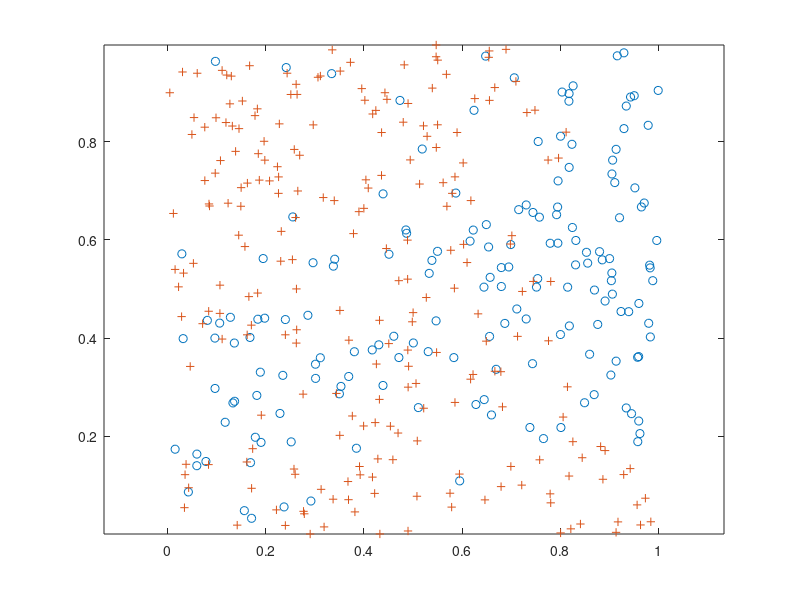
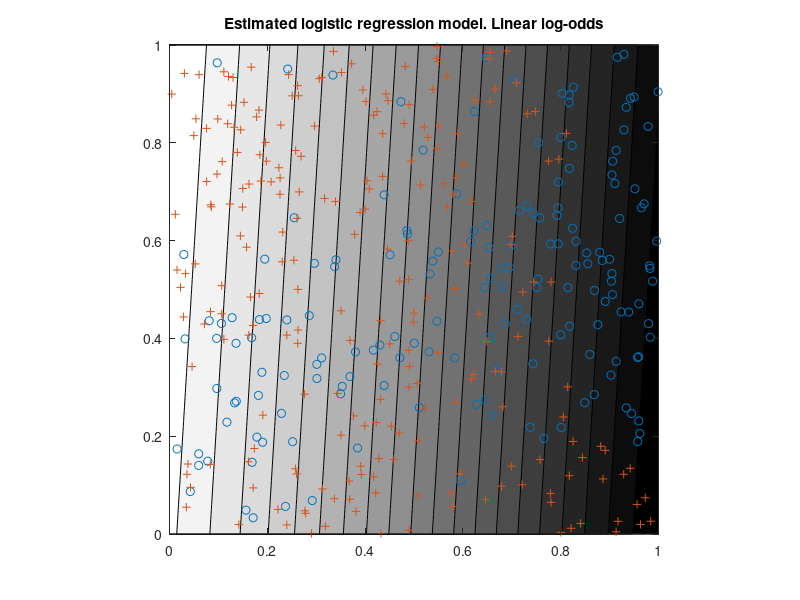
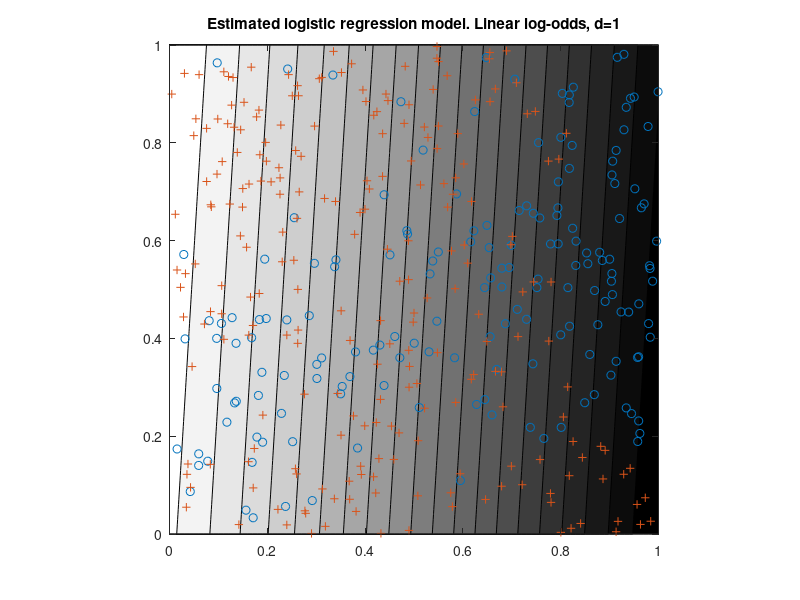
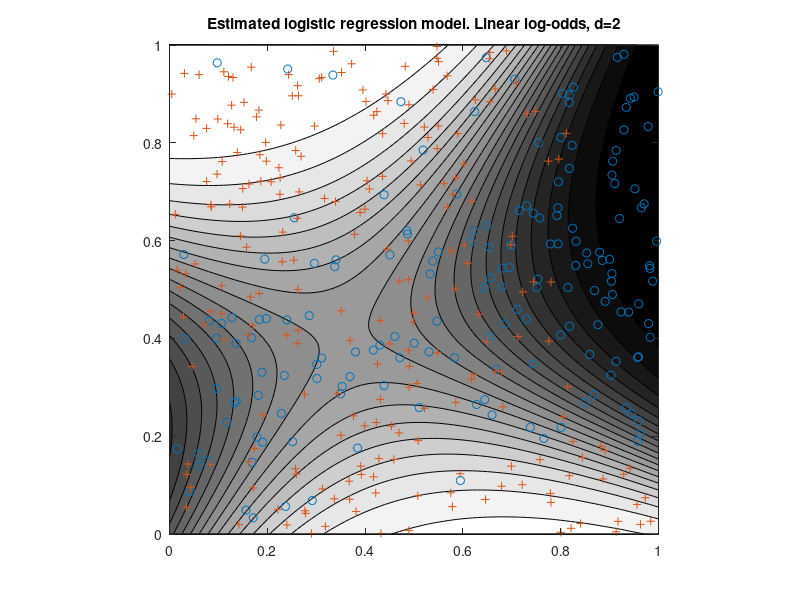

MATLAB code to generate these figures, in order: (Note: this script raises an error after producing the figures.)
function P1clasif;

clear all; close all; format compact

%%%%%%%%%%%%%%%%%%%%%%%%%%%%%%%
%% PART 1: SYNTHETIC DATA %%%%%
%%%%%%%%%%%%%%%%%%%%%%%%%%%%%%%

%%%%%%%%%%%%%%%%%%%%%%%%%%%%%%%%%%%%%%%%%%%%%%%%%%%%%%%%%%%%%%%%%%%%%%%%%%%
%% 0: Generation of synthetic data
%%%%%%%%%%%%%%%%%%%%%%%%%%%%%%%%%%%%%%%%%%%%%%%%%%%%%%%%%%%%%%%%%%%%%%%%%%%

%%% Configurable parameters
N  = 400;            % Size of the training set (same for validation and test)
d  = 3;              % Maximum degree of the polynomial terms
% v  = 4*[0.1 1 -3 4 -4 8 -4 -2 2 -4]';   % Coefficients of the true model
% x  = rand(3*N,2);            % Observations
% 
% xx = polyprod(x,d);
% xe = [ones(3*N,1) xx];
% p  = 1./(1+exp(-xe*v));      %
% y  = rand(3*N,1)>1-p;        % Binary labels
% 
% xTrain = x(1:N,:);        yTrain = y(1:N);
% xVal   = x(N+1:2*N,:);    yVal   = y(N+1:2*N);
% xTest  = x(2*N+1:3*N,:);  yTest  = y(2*N+1:3*N);
% 
% save datosP1 xTrain xVal xTest yTrain yVal yTest

load datosP1

%%%%%%%%%%%%%%%%%%%%%%%%%%%%%%%%%%%%%%%%%%%%%%%%%%%%%%%%%%%%%%%%%%%%%%%%%%%
%% 1.1: Logistic Regression: A linear 2D case
%%%%%%%%%%%%%%%%%%%%%%%%%%%%%%%%%%%%%%%%%%%%%%%%%%%%%%%%%%%%%%%%%%%%%%%%%%%

disp('1. LOGISTIC REGRESSION. LINEAR CLASSIFIER.')

%%%%%%%%%%%%%%%%%%%%%%%%%%%%%%%%%%%%%%%%%%%%%%%%%%%
%%% 1.1.1. Visualize observations over the 2D plane
figure;
plot(xTrain(~yTrain,1),xTrain(~yTrain,2),'o', xTrain( yTrain,1),xTrain( yTrain,2),'+');
axis equal

%print([ 'figura1' ],  '-depsc2'  ) ;

%%%%%%%%%%%%%%%%%%%%
%%% 1.1.2. Model fit
w  = glmfit(xTrain,yTrain,'binomial');

%%%%%%%%%%%%%%%%%%%%%%%%%%%%
%%% 1.1.3. Graphical results
xGrid = 0:0.01:1;
[x1,x2] = meshgrid(xGrid);

figure;
q = 1./(1+exp(-w(1)-w(2)*x1-w(3)*x2));
contourf(x1,x2,q,20); colormap gray; hold on      % Gray-level map of the fitted model
title('Estimated logistic regression model. Linear log-odds')
plot(xTrain(~yTrain,1),xTrain(~yTrain,2),'o', xTrain( yTrain,1),xTrain( yTrain,2),'+');
axis equal

%print([ 'figura2' ],  '-depsc2'  ) ;

%%%%%%%%%%%%%%%%%%%%%%%%%%%%%%
%%% 1.1.4. Compute error rates

% Posterior class probabilities
pTrain = glmval(w,xTrain,'logit');   
pVal   = glmval(w,xVal,'logit');
pTest  = glmval(w,xTest,'logit');

% Decisions
dTrain = pTrain>0.5;
dVal   = pVal  >0.5;
dTest  = pTest >0.5;

% Errors
disp('Error rates:')
eTrain = mean(dTrain~=yTrain)
eVal   = mean(dVal~=yVal)
eTest  = mean(dTest~=yTest)

%%%%%%%%%%%%%%%%%%%%%%%%%%%%%%%%%%%
%%% 1.1.5. Compute data likelihoods
disp('Likelihoods fort training, validation and test data:')
lTrain = sum(-yTrain.*log(pTrain) - (1-yTrain).*log(1-pTrain))
lVal   = sum(-yVal  .*log(pVal)   - (1-yVal).*log(1-pVal))
lTest  = sum(-yTest .*log(pTest)  - (1-yTest).*log(1-pTest))



%%%%%%%%%%%%%%%%%%%%%%%%%%%%%%%%%%%%%%%%%%%%%%%%%%%%%%%%%%%%%%%%%%%%%%%%%%%
%% 1.2: Logistic Regression: polynomial log-odds
%%%%%%%%%%%%%%%%%%%%%%%%%%%%%%%%%%%%%%%%%%%%%%%%%%%%%%%%%%%%%%%%%%%%%%%%%%%

disp('2. LOGISTIC REGRESSION. NON-LINEAR CLASSIFIER.')

%%%%%%%%%%%%%%%%%%%%
%%% 1.2.1. Model fit

%%% Expand data with polynomial components.
d  = 1;                 % Degree of the polynomial


xxTrain = polyprod(xTrain,d);     % See below the code of this function
xxVal = polyprod(xVal,d);     % See below the code of this function
xxTest = polyprod(xTest,d);     % See below the code of this function


%%% Model fit.
w2  = glmfit(xxTrain,yTrain,'binomial');


%%%%%%%%%%%%%%%%%%%%%%%%%%%%
%%% 1.2,2. Graphical results
xGrid = 0:0.01:1;
[x1,x2] = meshgrid(xGrid);

%%% Posterior map for the estimated model
figure;
q = w2(1)+w2(2)*x1+w2(3)*x2;
%q = q + w2(4)*x1.^2 + w2(5)*x1.*x2    +w2(6)*x2.^2;
%q = q + w2(7)*x1.^3 + w2(8)*x1.^2.*x2 +w2(9)*x1.*x2.^2 +w2(10)*x2.^3;
q = 1./(1+exp(-q));
contourf(x1,x2,q,20); colormap gray; hold on      % Gray-level map of the fitted model
plot(xTrain(~yTrain,1),xTrain(~yTrain,2),'o', xTrain( yTrain,1),xTrain( yTrain,2),'+');
title('Estimated logistic regression model. Linear log-odds, d=1')
axis equal

%print([ 'figura3' ],  '-depsc2'  ) ;


%%%%%%%%%%%%%%%%%%%%%%%%%%%%%%
%%% 1.2.3. Compute error rates

% Posterior class probabilities
pTrain = glmval(w2,xxTrain,'logit');
pVal   = glmval(w2,xxVal,'logit');
pTest  = glmval(w2,xxTest,'logit');

% Decisions
dTrain = pTrain>0.5;
dVal   = pVal  >0.5;
dTest  = pTest >0.5;

%%% Error rates
disp('Training, validation and test error rates for d=1:')
eTrain = mean(dTrain~=yTrain)
eVal   = mean(dVal~=yVal)
eTest  = mean(dTest~=yTest)


%%%%%%%%%%%%%%%%%%%%%%%%%%%%%%
%%% 1.2.4. Compute Likelihoods
disp('Likelihoods for training, validation and test data for d=1:')
lTrain = sum(-yTrain.*log(pTrain)-(1-yTrain).*log(1-pTrain))
lVal   = sum(-yVal  .*log(pVal)  -(1-yVal).*log(1-pVal))
lTest  = sum(-yTest .*log(pTest) -(1-yTest).*log(1-pTest))








%%% Expand data with polynomial components.
d  = 2;                 % Degree of the polynomial


xxTrain = polyprod(xTrain,d);     % See below the code of this function
xxVal = polyprod(xVal,d);     % See below the code of this function
xxTest = polyprod(xTest,d);     % See below the code of this function


%%% Model fit.
w2  = glmfit(xxTrain,yTrain,'binomial');


%%%%%%%%%%%%%%%%%%%%%%%%%%%%
%%% 1.2,2. Graphical results
xGrid = 0:0.01:1;
[x1,x2] = meshgrid(xGrid);

%%% Posterior map for the estimated model
figure;
q = w2(1)+w2(2)*x1+w2(3)*x2+w2(4)*x1.^2+w2(5)*x1.*x2+w2(6)*x2.^2;
%q = q + w2(7)*x1.^3 +w2(8)*x1.^2.*x2 +w2(9)*x1.*x2.^2 +w2(10)*x2.^3;
q = 1./(1+exp(-q));
contourf(x1,x2,q,20); colormap gray; hold on      % Gray-level map of the fitted model
plot(xTrain(~yTrain,1),xTrain(~yTrain,2),'o', xTrain( yTrain,1),xTrain( yTrain,2),'+');
title('Estimated logistic regression model. Linear log-odds, d=2')
axis equal

%print([ 'figura4' ],  '-depsc2'  ) ;


%%%%%%%%%%%%%%%%%%%%%%%%%%%%%%
%%% 1.2.3. Compute error rates

% Posterior class probabilities
pTrain = glmval(w2,xxTrain,'logit');
pVal   = glmval(w2,xxVal,'logit');
pTest  = glmval(w2,xxTest,'logit');

% Decisions
dTrain = pTrain>0.5;
dVal   = pVal  >0.5;
dTest  = pTest >0.5;

%%% Error rates
disp('Training, validation and test error rates for d=2:')
eTrain = mean(dTrain~=yTrain)
eVal   = mean(dVal~=yVal)
eTest  = mean(dTest~=yTest)


%%%%%%%%%%%%%%%%%%%%%%%%%%%%%%
%%% 1.2.4. Compute Likelihoods
disp('Likelihoods for training, validation and test data for d=2:')
lTrain = sum(-yTrain.*log(pTrain)-(1-yTrain).*log(1-pTrain))
lVal   = sum(-yVal  .*log(pVal)  -(1-yVal).*log(1-pVal))
lTest  = sum(-yTest .*log(pTest) -(1-yTest).*log(1-pTest))





%%% Expand data with polynomial components.
d  = 3;                 % Degree of the polynomial


xxTrain = polyprod(xTrain,d);     % See below the code of this function
xxVal = polyprod(xVal,d);     % See below the code of this function
xxTest = polyprod(xTest,d);     % See below the code of this function


%%% Model fit.
w2  = glmfit(xxTrain,yTrain,'binomial');


%%%%%%%%%%%%%%%%%%%%%%%%%%%%
%%% 1.2,2. Graphical results
xGrid = 0:0.01:1;
[x1,x2] = meshgrid(xGrid);

%%% Posterior map for the estimated model
figure;
q = w2(1)+w2(2)*x1+w2(3)*x2+w2(4)*x1.^2+w2(5)*x1.*x2+w2(6)*x2.^2;
q = q + w2(7)*x1.^3 +w2(8)*x1.^2.*x2 +w2(9)*x1.*x2.^2 +w2(10)*x2.^3;
q = 1./(1+exp(-q));
contourf(x1,x2,q,20); colormap gray; hold on      % Gray-level map of the fitted model
plot(xTrain(~yTrain,1),xTrain(~yTrain,2),'o', xTrain( yTrain,1),xTrain( yTrain,2),'+');
title('Estimated logistic regression model. Linear log-odds, d=3')
axis equal

%print([ 'figura5' ],  '-depsc2'  ) ;























% %%% Posterior map for the true model
% %%% This is not requested, but I have included it for comparison.
% figure;
% z = v(1)+v(2)*x1+v(3)*x2+v(4)*x1.^2+v(5)*x1.*x2+v(6)*x2.^2;
% z = z + v(7)*x1.^3 +v(8)*x1.^2.*x2 +v(9)*x1.*x2.^2 +v(10)*x2.^3;
% z = 1./(1+exp(-z));
% contourf(x1,x2,z,20); colormap gray; hold on;     % Gray-level map of the true model
% plot(x(~y,1),x(~y,2),'o', x(y,1),x(y,2),'+');   % Data
% title('True model. Linear log-odds')
% axis equal
% 
% print([ 'figura4' ],  '-depsc2'  ) ;

%%%%%%%%%%%%%%%%%%%%%%%%%%%%%%
%%% 1.2.3. Compute error rates

% Posterior class probabilities
pTrain = glmval(w2,xxTrain,'logit');
pVal   = glmval(w2,xxVal,'logit');
pTest  = glmval(w2,xxTest,'logit');

% Decisions
dTrain = pTrain>0.5;
dVal   = pVal  >0.5;
dTest  = pTest >0.5;

%%% Error rates
disp('Training, validation and test error rates  for d=3:')
eTrain = mean(dTrain~=yTrain)
eVal   = mean(dVal~=yVal)
eTest  = mean(dTest~=yTest)


%%%%%%%%%%%%%%%%%%%%%%%%%%%%%%
%%% 1.2.4. Compute Likelihoods
disp('Likelihoods for training, validation and test data  for d=3:')
lTrain = sum(-yTrain.*log(pTrain)-(1-yTrain).*log(1-pTrain))
lVal   = sum(-yVal  .*log(pVal)  -(1-yVal).*log(1-pVal))
lTest  = sum(-yTest .*log(pTest) -(1-yTest).*log(1-pTest))


%%%%%%%%%%%%%%%%%%%%%%%%%%%%%%%%%%%%%%%%%%%%%%%%%%%%%%%%%%%%%%%%%%%%%%%%%%%
%% 1.3: Training a SVM
%%%%%%%%%%%%%%%%%%%%%%%%%%%%%%%%%%%%%%%%%%%%%%%%%%%%%%%%%%%%%%%%%%%%%%%%%%%

%%%%%%%%%%%%%%%%%%%%%%%%%
%%% 1.3.1. Training a SVM

%%% Set parameters
sigma = 0.5;
C     = 0.1;

%%% Train svm and plot decision boundary
figure
svmStruct0 = svmtrain(xTrain,yTrain,     'kernel_function','rbf',...
                      'rbf_sigma',sigma, 'showplot','true',...
                      'boxconstraint',C, 'method','LS');
dVal   = svmclassify(svmStruct0,xVal,  'showplot',false);
dTrain = svmclassify(svmStruct0,xTrain,'showplot',false);

%%% Error rates
eTrain = mean(dTrain~=yTrain)
eVal   = mean(dVal~=yVal)
drawnow

%print([ 'figura6' ],  '-depsc2'  ) ;
%%%%%%%%%%%%%%%%%%%%%%%%%
%%% 1.3.2. Training a SVM

C  = 10.^(-4:0.1:2);
nC = length(C);

eTrain = zeros(nC,1);
eVal   = zeros(nC,1);

svmStruct=cell(1,nC);%{k}

%%% Explore over C
for k=1:nC;
    
    Ck = C(k);

    svmStruct{1,k} = svmtrain(xTrain,yTrain,   'kernel_function','rbf', ...
                         'rbf_sigma',sigma,  'showplot','false', ...
                         'boxconstraint',Ck, 'method','LS');
    
    % Classify the test set using svmclassify
    dVal   = svmclassify(svmStruct{k},xVal,  'showplot',false);
    dTrain = svmclassify(svmStruct{k},xTrain,'showplot',false);

    %%% Error rates
    eTrain(k) = mean(dTrain~=yTrain);
    eVal(k)   = mean(dVal~=yVal);

end

%%% Plor errors versus C
figure
plot(C,eTrain,'.-',C,eVal,'.-');
legend('Train','Validation')
xlabel('C'); ylabel('Error rate')

%print([ 'figura7' ],  '-depsc2'  ) ;

figure
semilogx(C,eTrain,'.-',C,eVal,'.-');
legend('Train','Validation')
xlabel('C'); ylabel('Error rate')
%print([ 'figura8' ],  '-depsc2'  ) ;

%%% Take the best C
[eMin,iMin] = min(eVal)

% Classify the test set using svmclassify
dTest   = svmclassify(svmStruct{iMin},xTest);

%%% Error rates
eTest   = mean(dTest~=yTest);


%%%%%%%%%%%%%%%%%%%%%%%%%%
%% PART 2: REAL DATA %%%%%
%%%%%%%%%%%%%%%%%%%%%%%%%%

% Load the data and select features for classification
load cancer_dataset
x = cancerInputs';
y = cancerTargets(2,:)';

N3 = size(y,1);
N  = fix(N3/3);

xTrain = x(1:N,:);       yTrain = y(1:N);
xVal   = x(N+1:2*N,:);   yVal   = y(N+1:2*N);
xTest  = x(2*N+1:N3,:);  yTest  = y(2*N+1:N3);

nTrain = size(yTrain,1);
nVal   = size(yVal,1);
nTest  = size(yTest,1);


mx     = mean(xTrain); 
stdx   = std(xTrain);
xTrain = (xTrain - ones(nTrain,1)*mx)./(ones(nTrain, 1)*stdx);
xVal   = (xVal   - ones(nVal,1)*mx)  ./(ones(nVal,1)*stdx);
xTest  = (xTest  - ones(nTest,1)*mx) ./(ones(nTest,1)*stdx);


sigma = 0.2:0.05:8;
nS    = length(sigma)
C     = 10.^(-3:0.05:3);
nC    = length(C)
 
%%% Explore over C
eTrain2 = zeros(nS,nC);
eVal2   = zeros(nS,nC);
for j=1:nS;
    for k=1:nC;
        
        sigmaj = sigma(j);
        Ck = C(k);
        
        svmStruct2{j,k} = svmtrain(xTrain,yTrain,   'kernel_function','rbf', ...
            'rbf_sigma',sigmaj,  'showplot','false', ...
            'boxconstraint',Ck, 'method','LS');
        
        % Classify the test set using svmclassify
        dTrain = svmclassify(svmStruct2{j,k},xTrain,'showplot',false);
        dVal   = svmclassify(svmStruct2{j,k},xVal,  'showplot',false);
        
        %%% Error rates
        eTrain2(j,k) = mean(dTrain~=yTrain);
        eVal2(j,k)   = mean(dVal~=yVal);
        
    end
end

%%% Plor errors versus C
figure
[x1,x2] = meshgrid(log10(C), sigma);
contourf(x1,x2,eTrain2,40);
xlabel('log10(C)')
ylabel('\sigma')
%plot(C,eTrain2,'.-',C,eVal2,'.-');
%legend('Train','Validation')
%print([ 'figura9' ],  '-depsc2'  ) ;

figure
[x1,x2] = meshgrid(log10(C), sigma);
contourf(x1,x2,eVal2,40);
xlabel('log10(C)')
ylabel('\sigma')
%semilogx(C,eTrain2,'.-',C,eVal2,'.-');
%legend('Train','Validation')

%print([ 'figura10' ],  '-depsc2'  ) ;

%%% Take the best C
[eMin,kMin] = min(min(eVal2))
[eMin,jMin] = min(min(eVal2'))

% Classify the test set using svmclassify
dTest   = svmclassify(svmStruct2{jMin,kMin},xTest);

%%% Error rates
eTest   = mean(dTest~=yTest);

%%% Display results
disp('Optimum hyperparameters:')
sigma_opt = sigma(jMin)
Copt = C(kMin)


% % Use a linear support vector machine classifier
% svmStruct = svmtrain(data(train,:),groups(train),'showplot',true);
% 
% % Add a title to the plot
% title(sprintf('Kernel Function: %s',...
%     func2str(svmStruct.KernelFunction)),...
%     'interpreter','none');
% 
% % Classify the test set using svmclassify
% classes = svmclassify(svmStruct,data(test,:),'showplot',true);
% 
% % See how well the classifier performed
% classperf(cp,classes,test);
% cp.CorrectRate

                     
                     
%%%%%%%%%%%%%%%%%%%%%%%%%%%%%%%%%%%%%%%%%%%%%%%%%%%%%%%%%%%%%%%%%%%%%%%%%%%
function y = polyprod(x,d);

%%% function y = polyprod(x,d); extends two-column matrix x with polynomial
%%% terms up to degree d.
y = x;

for i=2:d;
    
    x1e = repmat(x(:,1),1,i);
    y = [y x1e.*y(:,end-i+1:end) x(:,2).^i];

end






